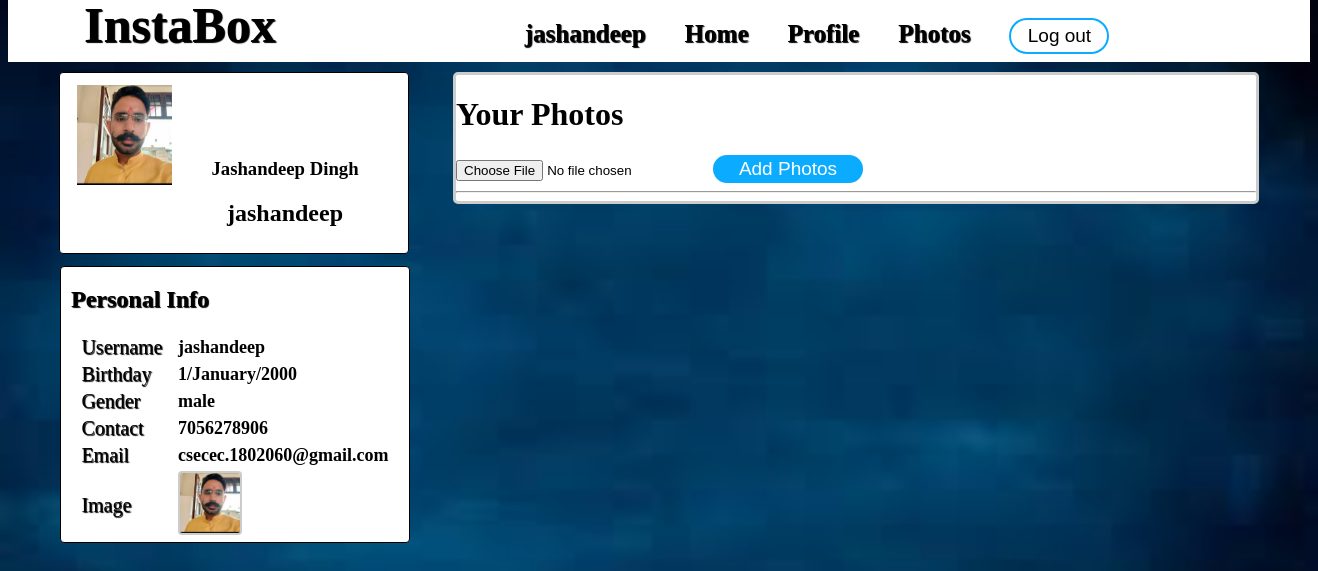
Page /photos.php (signed in) on the committed database.
### tables this page shows
CREATE TABLE `user` (
  `user_id` int(100) NOT NULL,
  `firstname` varchar(100) NOT NULL,
  `lastname` varchar(100) NOT NULL,
  `username` varchar(100) NOT NULL,
  `username2` varchar(100) NOT NULL,
  `birthday` varchar(100) NOT NULL,
  `gender` varchar(100) NOT NULL,
  `number` varchar(100) NOT NULL,
  `email` varchar(100) NOT NULL,
  `email2` varchar(100) NOT NULL,
  `password` varchar(100) NOT NULL,
  `password2` varchar(100) NOT NULL,
  `profile_picture` varchar(100) NOT NULL,
  `cover_picture` varchar(100) NOT NULL
);

### session.php (called while the page is built, shortened)
<?php
include("includes/database.php");
$id = $_SESSION['id'];
$query=mysqli_query ($con,"SELECT * FROM user WHERE user_id ='$id'") or die(mysql_error());
$row=mysqli_fetch_array($query);
$firstname=$row['firstname'];
$lastname=$row['lastname'];
$username=$row['username'];
?>

### photos.php (the view, shortened to what this page needs)
<!DOCTYPE html>
<html>
	<head>
		<link rel="stylesheet" type="text/css" href="css/photos.css">
	</head>
<body>
<?php include ('session.php');?>
	<div id="header">
		<div class="head-view">
			<ul>
				<li><a href="home.php" title="Biobook"><b>InstaBox</b></a></li>
				<li><a href="timeline.php" title="<?php echo $username ?>"><label><?php echo $username ?></label></a></li>
				<li><a href="home.php" title="Home"><label>Home</label></a></li>
				<li><a href="profile.php" title="Profile"><label>Profile</label></a></li>
				<li><a href="photos.php" title="Settings"><label class="active">Photos</label></a></li>
				<li><a href="logout.php" title="Log out"><button class="btn-sign-in" value="Log out">Log out</button></a></li>
			</ul>
		</div>
	</div>
	<div id="container">
		<div id="left-nav">
				<div class="clip1">
				<a href="updatephoto.php" title="Change Profile Picture"><img src="<?php echo $row['profile_picture'] ?>"></a>
				</div>
				<div class="user-details">
					<h3><?php echo $firstname ?>&nbsp;<?php echo $lastname ?></h3>
					<h2><?php echo $username ?></h2>
				</div>
<?php
	include("includes/database.php");
			$query=mySQLi_query($con,"SELECT * from user where user_id='$id' order by user_id DESC");
			while($row=mySQLi_fetch_array($query)){
?>
		<div id="left-nav1">
			<h2>Personal Info</h2>
			<table>
				<tr>
					<td><label>Username</label></td>
					<td width="20"></td>
					<td><b><?php echo $row['username']; ?></b></td>
				</tr>
				<tr>
					<td><label>Birthday</label></td>
					<td width="20"></td>
					<td><b><?php echo $row['birthday']; ?></b></td>
				</tr>
				<tr>
					<td><label>Gender</label></td>
					<td width="20"></td>
					<td><b><?php echo $row['gender']; ?></b></td>
				</tr>
				<tr>
					<td><label>Contact</label></td>
					<td width="20"></td>
					<td><b><?php echo $row['number']; ?></b></td>
				</tr>
				<tr>
					<td><label>Email</label></td>
					<td width="20"></td>
					<td><b><?php echo $row['email']; ?></b></td>
				</tr>
				<tr>
					<td><label>Image</label></td>
					<td width="20"></td>
					<td><img src="<?php echo $row['profile_picture']; ?>"></td>
				</tr>
			</table>
<?php
}
?>
		</div>
		</div>
		<div id="right-nav">
			<h1>Your Photos</h1>
	<div>
			<form method="post" action="add_photo.php" enctype="multipart/form-data">
				<input type="file" name="image">
				<button class="btn-submit-photo" name="Submit" value="Log out">Add Photos</button>
			</form>
	<hr />
	</div>
		</div>
	</div>
</body>
</html>

### css/photos.css (style rules this page uses)
body { background-image: url('../image/b.jpg'); background-attachment: fixed; background-size: 100% 100%; }
#header { background-color:white; width:100%; margin-top:-8px; }
.head-view { margin:auto; width:1300px; line-height:50px; }
.head-view label { color:black; font-size:25px; font-weight:bold; text-shadow:1px 1px 1px #000000; }
.head-view ul { width: 1200px; margin: auto; }
.head-view li { display: inline; color: black; margin: 0px 30px 0px 5px; }
.head-view li a { text-decoration:none; }
.active { padding: 5px 0px 5px 0px; border-top: 4px solid #fff; }
.head-view b { color:black; text-shadow:1px 1px 1px #000000; font-size:50px; }
.btn-sign-in { color:#000000; font-size:19px; width:100px; line-height:30px; background-color:#ffffff; border:2px solid #0bacff; border-radius:100px; -webkit-border-radius:100px; -moz-border-radius:100px; -o-border-radius:100px; }
#container { width:1200px; margin:auto; }
#left-nav { width: 348px; height:180px; float:left; border: 1px solid black; background-color: white; -webkit-border-radius: 4px; -moz-border-radius: 4px; border-radius: 4px; margin-top:10px; }
#left-nav1 { width: 348px; float:left; border: 1px solid black; background-color: white; -webkit-border-radius: 4px; -moz-border-radius: 4px; border-radius: 4px; margin-top:20px; margin-bottom:100px; }
#left-nav1 h2 { text-indent:10px; color: black; text-shadow:1px 1px 1px #000000; }
#left-nav1 table { width:90%; margin:auto; }
#left-nav1 img { width:60px; height:60px; margin:auto; border:2px solid #CCCCCC; -webkit-border-radius: 4px; -moz-border-radius: 4px; border-radius: 4px; }
#left-nav1 b { color:black; font-size:18px; }
#left-nav1 label { color:black; font-size:20px; text-shadow:1px 1px 1px #000000; }
.clip1 { margin-top: 10px; margin-left: 15px; position: relative; width: 95px; height: 100px; border: solid 2px #fff; -webkit-border-radius: 5px; -moz-border-radius: 5px; border-radius: 5px; }
.clip1 img { width: 95px; height: 100px; margin: auto; left: -15px; }
.user-details { width: 200px; margin: -50px 0 0 125px; font-size: 16px; line-height: 25px; text-align: center; }
.user-details h3, h2 { color:black; text-shadow:1px 1px 1px white; }
#right-nav { float:right; width:800px; background-color:#ffffff; -webkit-border-radius: 5px; -moz-border-radius: 5px; border-radius: 5px; border:3px solid #CCCCCC; margin-top:10px; }
.btn-submit-photo { color:#ffffff; font-size:19px; width:150px; background-color:#0bacff; border:2px solid #0bacff; border-radius:100px; -webkit-border-radius:100px; -moz-border-radius:100px; -o-border-radius:100px; }
img { height: 150px; width: 180px; }

### rows in the picture
user: username "jashandeep", profile_picture (picture), firstname "Jashandeep", lastname "Dingh", birthday "1/January/2000", gender "male", number "7056278906", email "csecec.1802060@gmail.com"
